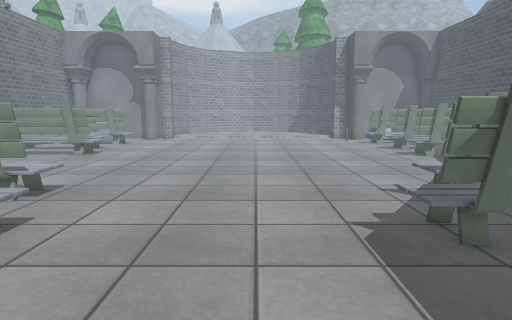
[1] (above)

17 first-person views from a walk through a Unity game level. The camera is 1.2 m above the floor, tilts 8° down and sees 75° across. The floor is counted in squares, 0.5 m on a side. Each view is taken from the middle of a square. On the plan, view 1 faces up. The plan holds only what a view shows up to about 20 squares ahead; the rest is blank. The place goes on beyond the plan. The player is left out. Some surface patterns are stand-ins.

[2]
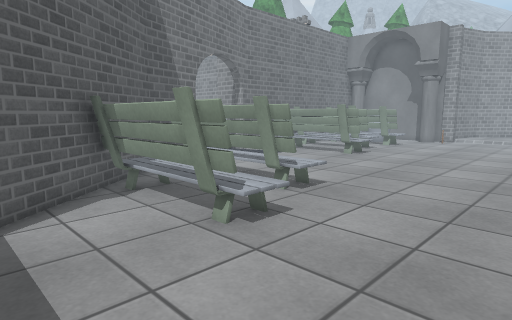

[3]
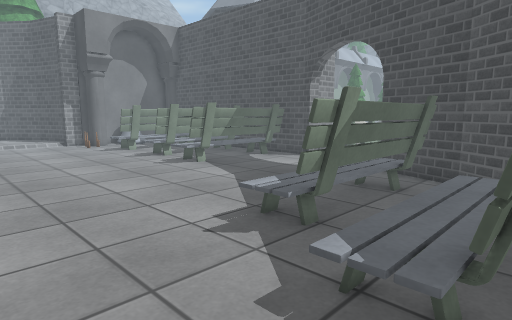

[4]
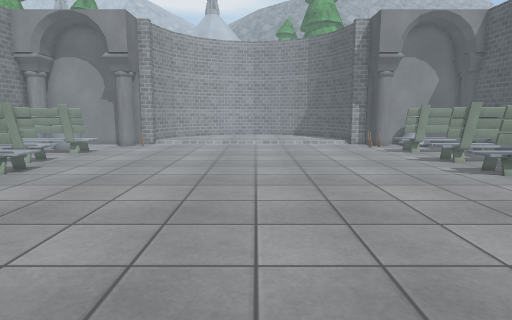

[5]
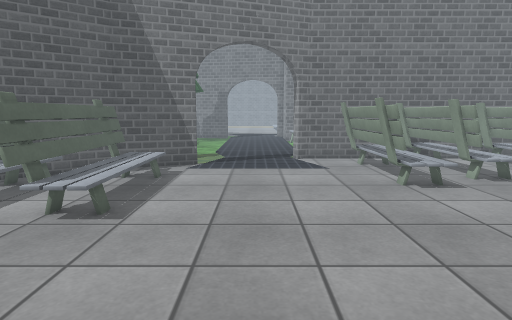

[6]
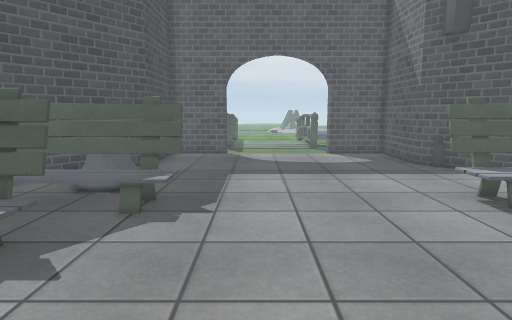

[7]
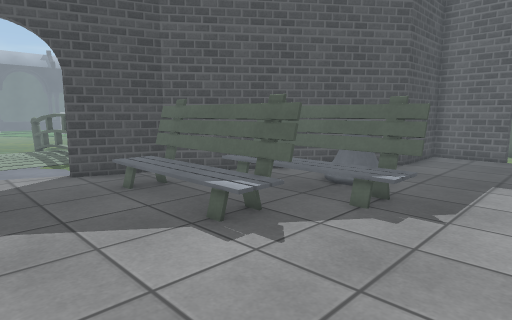

[8]
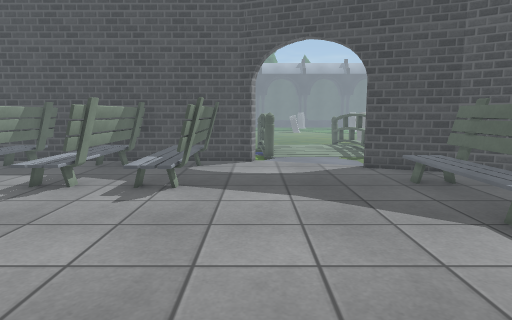

[9]
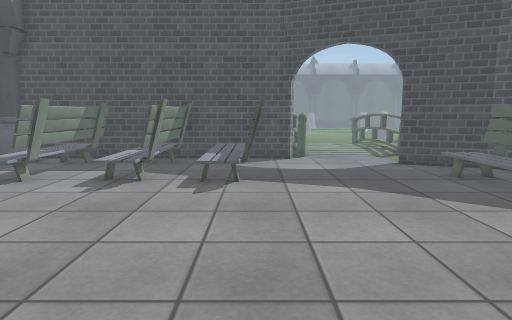

[10]
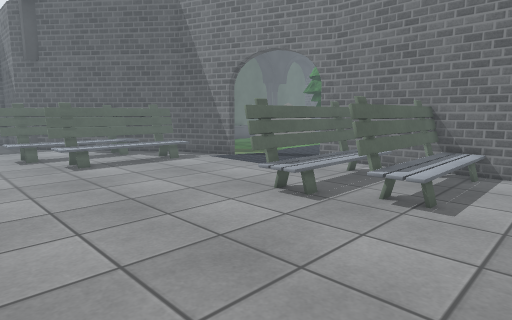

[11]
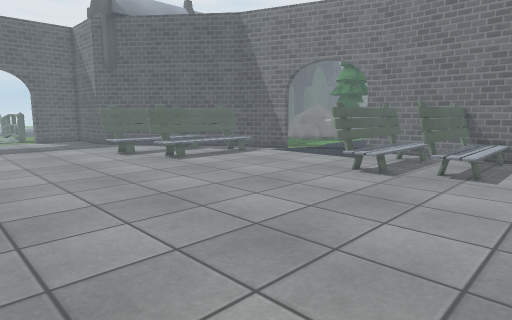

[12]
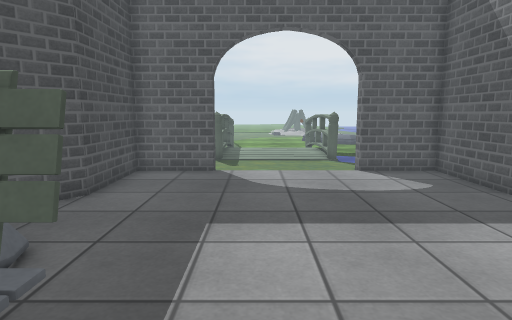

[13]
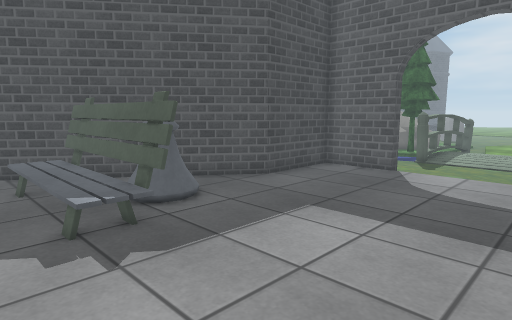

[14]
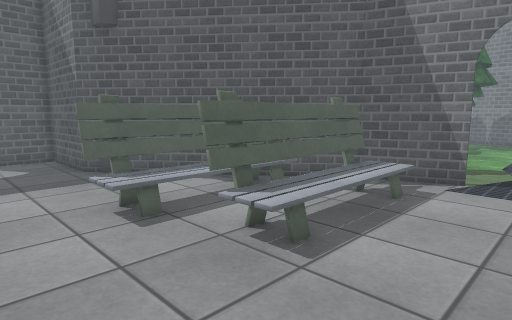

[15]
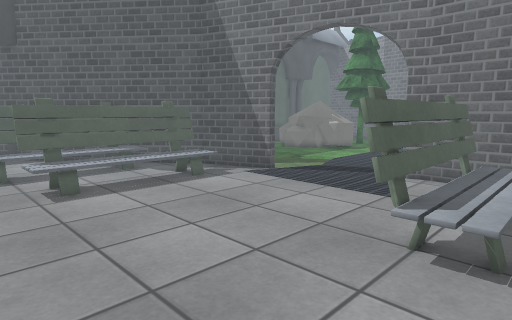

[16]
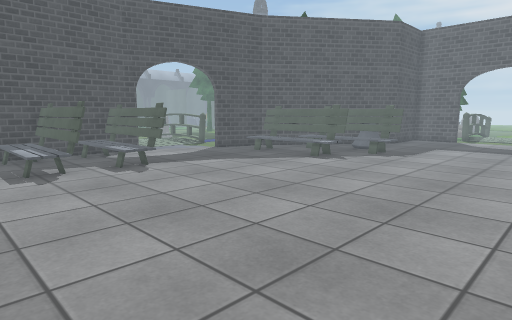

[17]
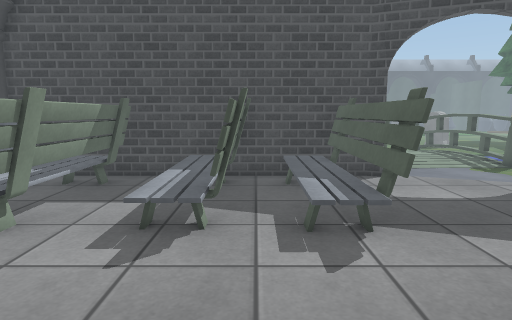

### Floor plan
Key: @ floor where view 1 was taken; # wall or solid block; . floor; / step, stairs or slope; P pot; O other object.
Columns run from 18 left of view 1 to 16 right of it. Each row starts with its distance up from view 1.
 26  #           .  .    ......OOOOOOO#
 25  #OOOOOOO...................O...O.#
 24  #................................#
 23  #OOOOOO....................O.....#
 22  #OOOOOOO..................OOOOOOO#
 21  #OOOOOO...................OOOOOOO#
 20  # //////..................///////#
 19  #O//////O................./O/////#
 18  #OOOOOOO..................OOOOOOO#
 17  # .............................. #
 16 ...................................
 15 ..................................
 14 ..................................
 13 ..................................
 12 .................................
 11 ...##..........................#O
 10 ... #.OOOOOO...........OOOOOOO.#
  9     #.OOOOOOO..........OOOOOOO.#
  8     ##OOOOOOO..........OOOOOOO##
  7      #.///////.......///////..#
  6      ##OOOOOOO.......///////.##
  5       ##OOOOOO.......OOOPOOO##
  4        ##..............PP..##
  3         ##...............  #
  2          #................#
  1          ##..............##
  0           O#......@.....##
 -1            #............#
 -2            #............#
 -3            #............#
 -4            #............#
 -5            ####......####
 -6                .......
 -7                .......

Positions as (right, up) in squares from view 1, and headings:
1: (0, 0), facing up
2: (0, 1), facing up-left
3: (0, 5), facing up-right
4: (0, 6), facing up
5: (1, 14), facing left
6: (1, 15), facing down
7: (0, 15), facing down-right
8: (-1, 16), facing right
9: (-2, 18), facing right
10: (-2, 26), facing down-left
11: (3, 26), facing down-left
12: (1, 9), facing down
13: (-3, 9), facing down-right
14: (-2, 14), facing down-left
15: (-4, 21), facing down-left
16: (-5, 26), facing down-right
17: (3, 21), facing right
